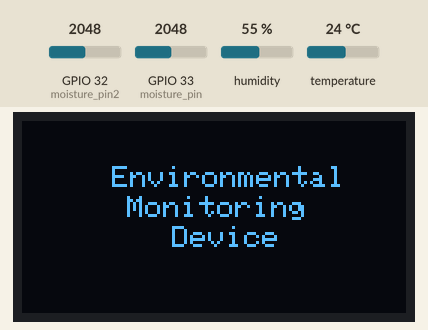
The sketch below on a simulated ESP32. Parts: 128×64 one-colour display. The inputs (shaded band) are chosen by the test bench; at power-on: humidity 55 %, GPIO 32 (moisture_pin2) = 2048, GPIO 33 (moisture_pin) = 2048, temperature 24 °C. WiFi joins after 1.5 s; servers stay silent unless stated; what the sketch prints to the serial monitor is not drawn.

Above: at 3.5 s.
3.6 s: humidity set to 22 %
At 16.1 s:
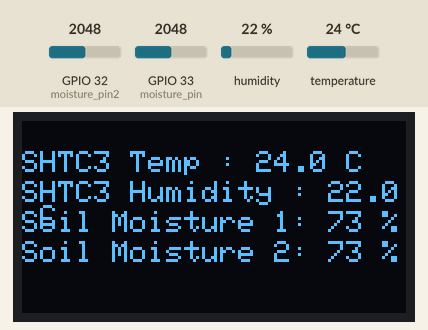
22.8 s: GPIO 32 (moisture_pin2) set to 2866
At 31.2 s:
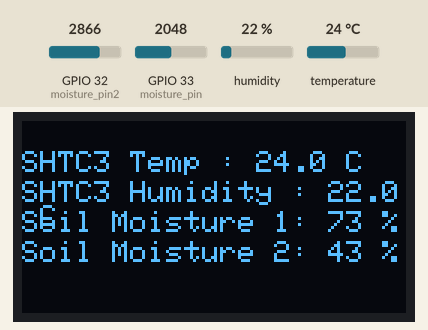
42.0 s: GPIO 33 (moisture_pin) set to 2866
At 46.3 s:
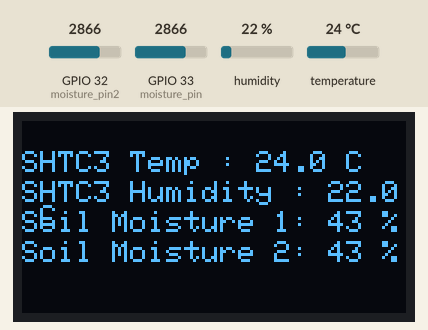
Timing chart, 0 to 47.8 s (numbered marks = the images above; inputs shaded):
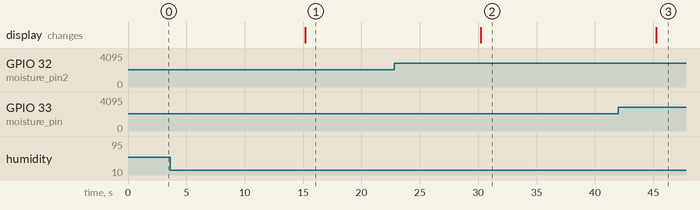

The sketch:

er_V2_-_Environmental_Monitoring_System_with_Adafruit_IO_IoT.ino
```cpp
//----------------------------------------------------------------
// Adafruit ESP32 Feather V2 Environmental Monitoring System (Adafruit IO IoT)
//
// Vincent Tjoa
// September 11, 2025

#include <Adafruit_SHTC3.h>
#include <WiFi.h>
#include <AdafruitIO_WiFi.h>
#include <Adafruit_GFX.h>
#include <Adafruit_SSD1306.h>
#include <Wire.h>

// Wi-Fi credentials
#define WIFI_SSID "xxxxx" //change this to WiFi SSID
#define WIFI_PASS "xxxxx" //change this to WiFI password

// Adafruit IO credentials
#define IO_USERNAME "xxxxx" //change this to Adafruit IO username
#define IO_KEY "xxxxx" //change this to Adafruit IO key

// Adafruit IO instance
AdafruitIO_WiFi io(IO_USERNAME, IO_KEY, WIFI_SSID, WIFI_PASS);

// Feeds
AdafruitIO_Feed *temperature_feed = io.feed("SHTC3 Temperature");
AdafruitIO_Feed *humidity_feed = io.feed("SHTC3 Humidity");
AdafruitIO_Feed *moisture1_feed = io.feed("Resistive Soil Moisture Sensor 1");
AdafruitIO_Feed *moisture2_feed = io.feed("Resistive Soil Moisture Sensor 2");

// OLED setup
#define SCREEN_WIDTH 128
#define SCREEN_HEIGHT 64
#define OLED_RESET -1
Adafruit_SSD1306 display(SCREEN_WIDTH, SCREEN_HEIGHT, &Wire, OLED_RESET);

// SHTC3 setup
Adafruit_SHTC3 shtc3 = Adafruit_SHTC3();

// Soil Moisture Sensor 1 Setup
const int moisture_pin = 33;  // Analog pin GPIO33
int moisture_raw = 0;
int moisture_percent = 0;

// Soil Moisture Sensor 2 Setup
const int moisture_pin2 = 32; // Analog pin GPIO32
int moisture_raw2 = 0;
int moisture_percent2 = 0;

unsigned long lastUpdate = 0;
const unsigned long updateInterval = 15000; // 15s

void setup() {
  Serial.begin(115200);

  // SHTC3 init
  while (!Serial)
    delay(10);
  Serial.println("SHTC3 test");
  if (! shtc3.begin()) {
    Serial.println("Couldn't find SHTC3");
    while (1) delay(1);
  }
  Serial.println("Found SHTC3 sensor");

  // OLED init
  if (!display.begin(SSD1306_SWITCHCAPVCC, 0x3C)) {
    Serial.println(F("SSD1306 allocation failed"));
    while (true);
  }

  // Initial screen
  display.clearDisplay();
  display.setTextSize(1);
  display.setTextColor(SSD1306_WHITE);
  display.setCursor(30, 15);
  display.println("Environmental");
  display.setCursor(35,25);
  display.println("Monitoring");
  display.setCursor(50, 35);
  display.println("Device");
  display.display();
  delay(500);

  // Connect to Adafruit IO
  io.connect();
  while(io.status() < AIO_CONNECTED) {
    Serial.print(".");
    io.run();
    delay(500);
  }

  unsigned long startAttempt = millis();
  while(io.status() < AIO_CONNECTED && millis() - startAttempt < 15000) {
    Serial.print(".");
    io.run();
    delay(500);
  }
  if (io.status() < AIO_CONNECTED) {
    Serial.println("⚠ Skipping Adafruit IO, not connected.");
  }

  Serial.println("\nConnected to Adafruit IO!");

  Serial.print("ESP32 IP address: ");
  Serial.println(WiFi.localIP()); // Print local IP address
}


void loop() {
  io.run(); // keep Adafruit IO connection alive

  if (millis() - lastUpdate >= updateInterval) {
    lastUpdate = millis();

    sensors_event_t humidity, temp;
    shtc3.getEvent(&humidity, &temp);// populate temp and humidity objects with fresh data

    moisture_raw = analogRead(moisture_pin);
    // Updated mapping for resistive soil_moisture_1: 1300 (wet) -> 100%, 4095 (dry) -> 0%
    moisture_percent = ((4095 - moisture_raw) / (4095.0 - 1300.0) * 100);
    moisture_percent = constrain(moisture_percent, 0, 100); // Clamp between 0–100

    moisture_raw2 = analogRead(moisture_pin2);
    // Updated mapping for resistive soil_moisture_2: 1300 (wet) -> 100%, 4095 (dry) -> 0%
    moisture_percent2 = ((4095 - moisture_raw2) / (4095.0 - 1300.0)) * 100;
    moisture_percent2 = constrain(moisture_percent2, 0, 100); // Clamp between 0–100

    // Serial Debug
    Serial.print("Temperature: "); Serial.print(temp.temperature); Serial.println(" degrees C");
    Serial.print("Humidity: "); Serial.print(humidity.relative_humidity); Serial.println("% rH");
    Serial.printf("Soil Moisture 1: %d%% (raw: %d)\n", moisture_percent, moisture_raw);
    Serial.printf("Soil Moisture 2: %d%% (raw: %d)\n", moisture_percent2, moisture_raw2);
    Serial.println("");

    // Display Output
    display.clearDisplay();
    display.setTextSize(1);
    display.setCursor(0, 10);
    display.printf("SHTC3 Temp : %.1f C\n", temp.temperature);
    display.setCursor(0, 20);
    display.printf("SHTC3 Humidity : %.1f C\n", humidity.relative_humidity);
    display.setCursor(0, 30);
    display.printf("Soil Moisture 1: %d %%", moisture_percent);  // Display unchanged
    display.setCursor(0, 40);
    display.printf("Soil Moisture 2: %d %%", moisture_percent2);
    display.display();

    // Send to Adafruit IO
    temperature_feed->save(temp.temperature);
    humidity_feed->save(humidity.relative_humidity);
    moisture1_feed->save(moisture_percent);
    moisture2_feed->save(moisture_percent2);

    if (WiFi.status() != WL_CONNECTED) {
      Serial.println("⚠ WiFi disconnected, reconnecting...");
      WiFi.begin(WIFI_SSID, WIFI_PASS);
    }

    if (io.status() < AIO_CONNECTED) {
      Serial.println("⚠ Adafruit IO disconnected, reconnecting...");
      io.connect();
    }
  }
}
```

Measured:
- after the input at 3.6 s, the display: changes after 11.6 s (image 1)
- after the input at 22.8 s, the display: changes after 7.4 s (image 2)
- after the input at 42.0 s, the display: changes after 3.3 s (image 3)
